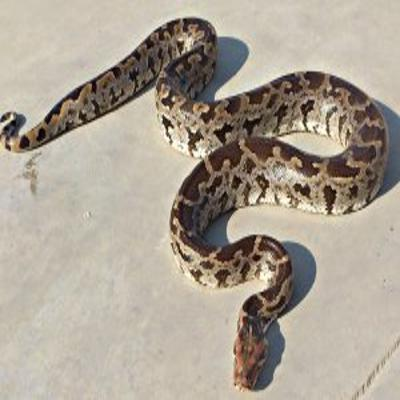
#> input picture Snake_Classification_data/test/Non Venomous/1 (2).jpg, 400 x 400 px
$ python -i features.py   (imports and definitions only)   (older library calls are emulated)
#> lines starting #> are read from the running program, lines starting #| are printed output that depends on the picture; after the words box and inside, x2 and y2 are one past the last pixel; in counts of white or black regions, pixels touching at a corner belong together
"""
Feature extraction module for snake image classification.
Extracts edge features, texture histograms, and color histograms from images.
"""

import cv2
import numpy as np
from skimage.feature import local_binary_pattern, graycomatrix, graycoprops


class FeatureExtractor:
    """Extract multiple types of features from snake images."""

    def __init__(self, image_size=(128, 128)):
        """
        Initialize the feature extractor.

        Args:
            image_size: Tuple of (height, width) to resize images to
        """
        self.image_size = image_size

    def extract_edge_features(self, image):
        """
        Extract edge features using Canny edge detection.

        Args:
            image: Input image (BGR or grayscale)

        Returns:
            Edge feature vector
        """
        # Convert to grayscale if needed
        if len(image.shape) == 3:
            gray = cv2.cvtColor(image, cv2.COLOR_BGR2GRAY)
        else:
            gray = image

        # Apply Gaussian blur to reduce noise
        blurred = cv2.GaussianBlur(gray, (5, 5), 0)

        # Detect edges using Canny
        edges = cv2.Canny(blurred, 50, 150)

        # Calculate edge statistics
        edge_density = np.mean(edges > 0)
        edge_strength = np.mean(edges)

        # Divide image into grid and calculate edge density per region
        h, w = edges.shape
        grid_size = 4
        grid_h = h // grid_size
        grid_w = w // grid_size

        grid_features = []
        for i in range(grid_size):
            for j in range(grid_size):
                region = edges[i*grid_h:(i+1)*grid_h, j*grid_w:(j+1)*grid_w]
                grid_features.append(np.mean(region > 0))

        # Combine all edge features
        edge_features = np.array([edge_density, edge_strength] + grid_features)

        return edge_features

    def extract_texture_features(self, image):
        """
        Extract texture features using Local Binary Patterns (LBP) and GLCM.

        Args:
            image: Input image (BGR or grayscale)

        Returns:
            Texture feature vector
        """
        # Convert to grayscale if needed
        if len(image.shape) == 3:
            gray = cv2.cvtColor(image, cv2.COLOR_BGR2GRAY)
        else:
            gray = image

        # LBP features
        radius = 3
        n_points = 8 * radius
        lbp = local_binary_pattern(gray, n_points, radius, method='uniform')

        # Calculate LBP histogram
        n_bins = n_points + 2
        lbp_hist, _ = np.histogram(lbp.ravel(), bins=n_bins, range=(0, n_bins), density=True)

        # GLCM features (Gray-Level Co-occurrence Matrix)
        # Normalize grayscale to reduce levels for GLCM computation
        gray_scaled = (gray / 16).astype(np.uint8)

        # Compute GLCM for different angles
        distances = [1]
        angles = [0, np.pi/4, np.pi/2, 3*np.pi/4]
        glcm = graycomatrix(gray_scaled, distances, angles, levels=16, symmetric=True, normed=True)

        # Extract GLCM properties
        contrast = graycoprops(glcm, 'contrast').ravel()
        dissimilarity = graycoprops(glcm, 'dissimilarity').ravel()
        homogeneity = graycoprops(glcm, 'homogeneity').ravel()
        energy = graycoprops(glcm, 'energy').ravel()
        correlation = graycoprops(glcm, 'correlation').ravel()

        # Combine all texture features
        glcm_features = np.concatenate([contrast, dissimilarity, homogeneity, energy, correlation])
        texture_features = np.concatenate([lbp_hist, glcm_features])

        return texture_features

    def extract_color_features(self, image):
        """
        Extract color histogram features in multiple color spaces.

        Args:
            image: Input image (BGR format)

        Returns:
            Color feature vector
        """
        if len(image.shape) != 3:
            # Grayscale image - create dummy color features
            return np.zeros(48)

        # BGR color histograms
        bgr_features = []
        for i in range(3):
            hist = cv2.calcHist([image], [i], None, [8], [0, 256])
            hist = hist.flatten() / hist.sum()  # Normalize
            bgr_features.extend(hist)

        # HSV color histograms
        hsv = cv2.cvtColor(image, cv2.COLOR_BGR2HSV)
        hsv_features = []
        for i in range(3):
            hist = cv2.calcHist([hsv], [i], None, [8], [0, 256])
            hist = hist.flatten() / hist.sum()  # Normalize
            hsv_features.extend(hist)

        # Combine color features
        color_features = np.array(bgr_features + hsv_features)

        return color_features

    def extract_features(self, image):
        """
        Extract all features from an image.

        Args:
            image: Input image (BGR or grayscale)

        Returns:
            Combined feature vector
        """
        # Resize image to standard size
        resized = cv2.resize(image, self.image_size)

        # Extract different types of features
        edge_features = self.extract_edge_features(resized)
        texture_features = self.extract_texture_features(resized)
        color_features = self.extract_color_features(resized)

        # Concatenate all features
        all_features = np.concatenate([edge_features, texture_features, color_features])

        return all_features

    def extract_features_batch(self, images):
        """
        Extract features from a batch of images.

        Args:
            images: List of images

        Returns:
            2D array of features (n_samples, n_features)
        """
        features_list = []
        for image in images:
            features = self.extract_features(image)
            features_list.append(features)

        return np.array(features_list)

>>> import cv2
>>> picture = cv2.imread('../Snake_Classification_data/test/Non Venomous/1 (2).jpg')
#> picture is the input picture: shape (400, 400, 3); mean B, G, R 148.8, 162.1, 171.7
>>> result = FeatureExtractor().extract_features(picture)
#> in extract_features, `resized = cv2.resize(image, self.image_size)`:
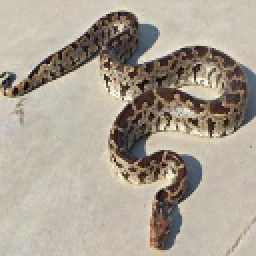
#> resized: shape (128, 128, 3) (shown 2 times larger); mean B, G, R 148.7, 162, 171.6
#> in extract_edge_features, `gray = cv2.cvtColor(image, cv2.COLOR_BGR2GRAY)`:
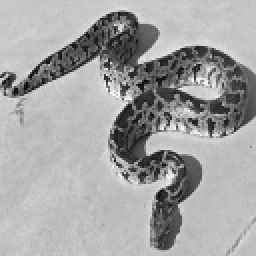
#> gray: shape (128, 128) (shown 2 times larger); min 8, max 250, mean 163.4
#> in extract_edge_features, `blurred = cv2.GaussianBlur(gray, (5, 5), 0)`:
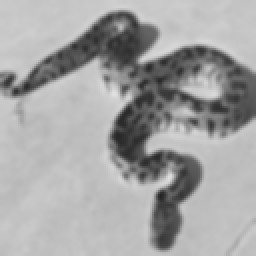
#> blurred: shape (128, 128) (shown 2 times larger); min 36, max 224, mean 163.4
#> in extract_edge_features, `edges = cv2.Canny(blurred, 50, 150)`:
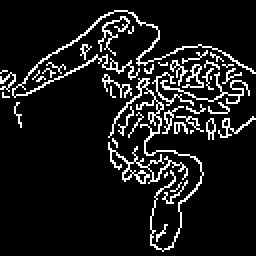
#> edges: shape (128, 128) (shown 2 times larger); 10.4% white in thin lines or dots
#> in extract_edge_features, `edge_density = np.mean(edges > 0)`: edge_density = 0.104
#> in extract_edge_features, `edge_strength = np.mean(edges)`: edge_strength = 26.41
#> after the loop in extract_edge_features, `for i in range(grid_size):`: grid_features = [0.0215, 0.157, 0.104, 0.0566, 0.145, 0.11, 0.336, 0.259, 0, 0.0625, 0.228, 0.0664, 0, 0, 0.111, 0.000977]
#> in extract_edge_features, `edge_features = np.array([edge_density, edge_strength] + grid_features)`: edge_features = 18 values, max 26.41 at index 1, min 0 at index 10, mean 1.57
#> in extract_texture_features, `lbp = local_binary_pattern(gray, n_points, radius, method='uniform')`:
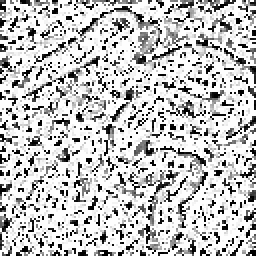
#> lbp: shape (128, 128) float64 (shown 2 times larger); min 0, max 25, mean 19; drawn with min black and max white
#> in extract_texture_features, `lbp_hist, _ = np.histogram(lbp.ravel(), bins=n_bins, range=(0, n_bins)..`: lbp_hist = 26 values, max 0.544 at index 25, min 0.00769 at index 14, mean 0.0385
#> in extract_texture_features, `angles = [0, np.pi/4, np.pi/2, 3*np.pi/4]`: angles = [0, 0.785, 1.57, 2.36]
#> in extract_texture_features, `contrast = graycoprops(glcm, 'contrast').ravel()`: contrast = [2.78, 4.46, 2.8, 3.44]
#> in extract_texture_features, `dissimilarity = graycoprops(glcm, 'dissimilarity').ravel()`: dissimilarity = [0.805, 1.04, 0.785, 0.901]
#> in extract_texture_features, `homogeneity = graycoprops(glcm, 'homogeneity').ravel()`: homogeneity = [0.741, 0.702, 0.75, 0.724]
#> in extract_texture_features, `energy = graycoprops(glcm, 'energy').ravel()`: energy = [0.385, 0.365, 0.386, 0.374]
#> in extract_texture_features, `correlation = graycoprops(glcm, 'correlation').ravel()`: correlation = [0.877, 0.804, 0.877, 0.849]
#> in extract_texture_features, `glcm_features = np.concatenate([contrast, dissimilarity, homogeneity, ..`: glcm_features = 20 values, max 4.46 at index 1, min 0.365 at index 13, mean 1.24
#> in extract_texture_features, `texture_features = np.concatenate([lbp_hist, glcm_features])`: texture_features = 46 values, max 4.46 at index 27, min 0.00769 at index 14, mean 0.562
#> the loop in extract_color_features, `for i in range(3):` made 3 passes
#> hist on passes 1 to 3: [575, 1376, 1420, 1077, 547, 10704, 670, 15], [297, 1337, 1420, 986, 625, 4842, 6775, 102], [60, 978, 1604, 957, 721, 1147, 10610, 307]
#> after the loop in extract_color_features, `for i in range(3):`: bgr_features = [0.0351, 0.084, 0.0867, 0.0657, 0.0334, 0.653, 0.0409, 0.000916, 0.0181, 0.0816, 0.0867, 0.0602, 0.0381, 0.296, 0.414, 0.00623, 0.00366, 0.0597, 0.0979, 0.0584, 0.044, 0.07, 0.648, 0.0187]
#> in extract_color_features, `hsv = cv2.cvtColor(image, cv2.COLOR_BGR2HSV)`: hsv: shape (128, 128, 3); mean H, S, V 24.6, 42.7, 172.3
#> the loop in extract_color_features, `for i in range(3):` made 3 passes
#> hist on passes 1 to 3: [0.936, 0.0069, 0.00201, 0.0319, 0.00696, 0.0165, 0, 0], [9972, 3490, 1637, 761, 352, 125, 34, 13], [56, 924, 1405, 1202, 730, 1146, 10614, 307]
#> after the loop in extract_color_features, `for i in range(3):`: hsv_features = [0.936, 0.0069, 0.00201, 0.0319, 0.00696, 0.0165, 0, 0, 0.609, 0.213, 0.0999, 0.0464, 0.0215, 0.00763, 0.00208, 0.000793, 0.00342, 0.0564, 0.0858, 0.0734, 0.0446, 0.0699, 0.648, 0.0187]
#> in extract_color_features, `color_features = np.array(bgr_features + hsv_features)`: color_features = 48 values, max 0.936 at index 24, min 0 at index 30, mean 0.125
#> in extract_features, `all_features = np.concatenate([edge_features, texture_features, color_..`: all_features = 112 values, max 26.41 at index 1, min 0 at index 10, mean 0.536
#> result has the same summary as all_features in extract_features
